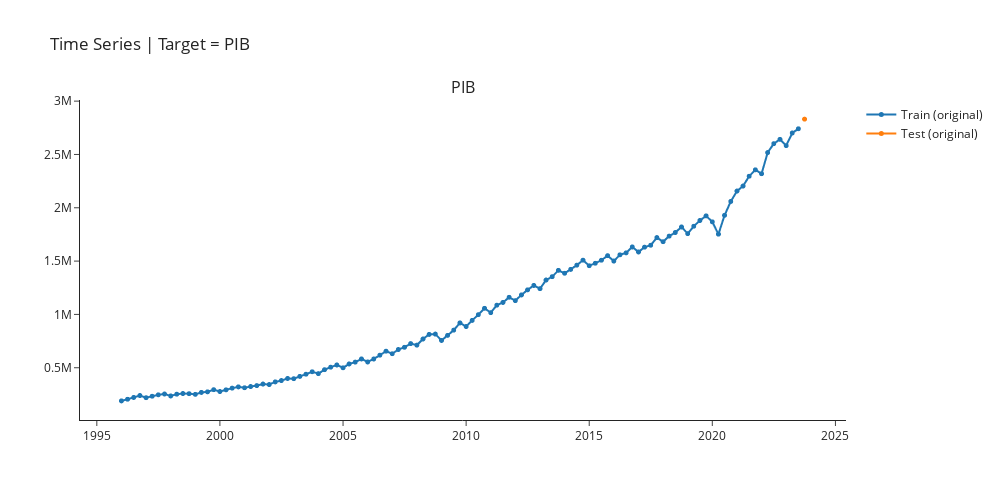

Notebook source saved alongside this figure:
### Markdown cell above
## Checking Train-Test Split

### Code cell
exp.plot_model(plot="train_test_split",fig_kwargs = {"height":500,"width":1000,"template": "simple_white","hoverinfo":"none","big_data_threshold":120})
